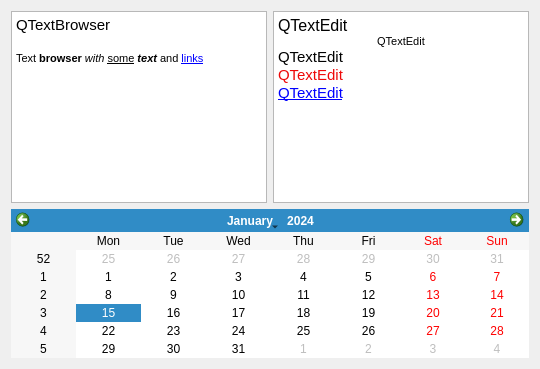
         <widget class="QWidget" name="tab">
          <attribute name="title">
           <string>TextEdit</string>
          </attribute>
          <layout class="QGridLayout" name="gridLayout_11">
           <item row="0" column="0">
            <widget class="QTextBrowser" name="textBrowser">
             <property name="undoRedoEnabled">
              <bool>true</bool>
             </property>
             <property name="html">
              <string notr="true">&lt;!DOCTYPE HTML PUBLIC &quot;-//W3C//DTD HTML 4.0//EN&quot; &quot;http://www.w3.org/TR/REC-html40/strict.dtd&quot;&gt;
&lt;html&gt;&lt;head&gt;&lt;meta name=&quot;qrichtext&quot; content=&quot;1&quot; /&gt;&lt;style type=&quot;text/css&quot;&gt;
p, li { white-space: pre-wrap; }
&lt;/style&gt;&lt;/head&gt;&lt;body style=&quot; font-family:'Liberation Sans'; font-size:10pt; font-weight:400; font-style:normal;&quot;&gt;
&lt;p style=&quot; margin-top:0px; margin-bottom:0px; margin-left:0px; margin-right:0px; -qt-block-indent:0; text-indent:0px;&quot;&gt;&lt;span style=&quot; font-family:'Ubuntu'; font-size:11pt;&quot;&gt;QTextBrowser&lt;/span&gt;&lt;/p&gt;
&lt;p style=&quot;-qt-paragraph-type:empty; margin-top:0px; margin-bottom:0px; margin-left:0px; margin-right:0px; -qt-block-indent:0; text-indent:0px; font-family:'Ubuntu'; font-size:11pt;&quot;&gt;&lt;br /&gt;&lt;/p&gt;
&lt;p style=&quot; margin-top:0px; margin-bottom:0px; margin-left:0px; margin-right:0px; -qt-block-indent:0; text-indent:0px;&quot;&gt;&lt;span style=&quot; font-family:'MS Shell Dlg 2'; font-size:8pt;&quot;&gt;Text &lt;/span&gt;&lt;span style=&quot; font-family:'MS Shell Dlg 2'; font-size:8pt; font-weight:600;&quot;&gt;browser&lt;/span&gt;&lt;span style=&quot; font-family:'MS Shell Dlg 2'; font-size:8pt;&quot;&gt; &lt;/span&gt;&lt;span style=&quot; font-family:'MS Shell Dlg 2'; font-size:8pt; font-style:italic;&quot;&gt;with&lt;/span&gt;&lt;span style=&quot; font-family:'MS Shell Dlg 2'; font-size:8pt;&quot;&gt; &lt;/span&gt;&lt;span style=&quot; font-family:'MS Shell Dlg 2'; font-size:8pt; text-decoration: underline;&quot;&gt;some&lt;/span&gt;&lt;span style=&quot; font-family:'MS Shell Dlg 2'; font-size:8pt;&quot;&gt; &lt;/span&gt;&lt;span style=&quot; font-family:'MS Shell Dlg 2'; font-size:8pt; font-weight:600; font-style:italic;&quot;&gt;text &lt;/span&gt;&lt;span style=&quot; font-family:'MS Shell Dlg 2'; font-size:8pt;&quot;&gt;and &lt;/span&gt;&lt;a href=&quot;http://google.com&quot;&gt;&lt;span style=&quot; font-family:'MS Shell Dlg 2'; font-size:8pt; text-decoration: underline; color:#0000ff;&quot;&gt;links&lt;/span&gt;&lt;/a&gt;&lt;/p&gt;&lt;/body&gt;&lt;/html&gt;</string>
             </property>
             <property name="openLinks">
              <bool>false</bool>
             </property>
            </widget>
           </item>
           <item row="0" column="1">
            <widget class="QTextEdit" name="textEdit">
             <property name="html">
              <string notr="true">&lt;!DOCTYPE HTML PUBLIC &quot;-//W3C//DTD HTML 4.0//EN&quot; &quot;http://www.w3.org/TR/REC-html40/strict.dtd&quot;&gt;
&lt;html&gt;&lt;head&gt;&lt;meta name=&quot;qrichtext&quot; content=&quot;1&quot; /&gt;&lt;style type=&quot;text/css&quot;&gt;
p, li { white-space: pre-wrap; }
&lt;/style&gt;&lt;/head&gt;&lt;body style=&quot; font-family:'Liberation Sans'; font-size:10pt; font-weight:400; font-style:normal;&quot;&gt;
&lt;p style=&quot; margin-top:0px; margin-bottom:0px; margin-left:0px; margin-right:0px; -qt-block-indent:0; text-indent:0px;&quot;&gt;&lt;span style=&quot; font-family:'MS Shell Dlg 2'; font-size:12pt;&quot;&gt;QTextEdit&lt;/span&gt;&lt;/p&gt;
&lt;p align=&quot;center&quot; style=&quot; margin-top:0px; margin-bottom:0px; margin-left:0px; margin-right:0px; -qt-block-indent:0; text-indent:0px;&quot;&gt;&lt;span style=&quot; font-family:'MS Shell Dlg 2'; font-size:8pt;&quot;&gt;QTextEdit&lt;/span&gt;&lt;/p&gt;
&lt;p style=&quot; margin-top:0px; margin-bottom:0px; margin-left:0px; margin-right:0px; -qt-block-indent:0; text-indent:0px;&quot;&gt;&lt;span style=&quot; font-family:'MS Shell Dlg 2'; font-size:11pt;&quot;&gt;QTextEdit&lt;/span&gt;&lt;/p&gt;
&lt;p style=&quot; margin-top:0px; margin-bottom:0px; margin-left:0px; margin-right:0px; -qt-block-indent:0; text-indent:0px;&quot;&gt;&lt;span style=&quot; font-family:'MS Shell Dlg 2'; font-size:11pt; color:#ee0808;&quot;&gt;QTextEdit&lt;/span&gt;&lt;/p&gt;
&lt;p style=&quot; margin-top:0px; margin-bottom:0px; margin-left:0px; margin-right:0px; -qt-block-indent:0; text-indent:0px;&quot;&gt;&lt;a href=&quot;www.hao123.com&quot;&gt;&lt;span style=&quot; font-family:'Ubuntu'; font-size:11pt; text-decoration: underline; color:#0000ff;&quot;&gt;QTextEdit&lt;/span&gt;&lt;/a&gt;&lt;/p&gt;&lt;/body&gt;&lt;/html&gt;</string>
             </property>
            </widget>
           </item>
           <item row="1" column="0" colspan="2">
            <widget class="QCalendarWidget" name="calendarWidget"/>
           </item>
          </layout>
         </widget>
